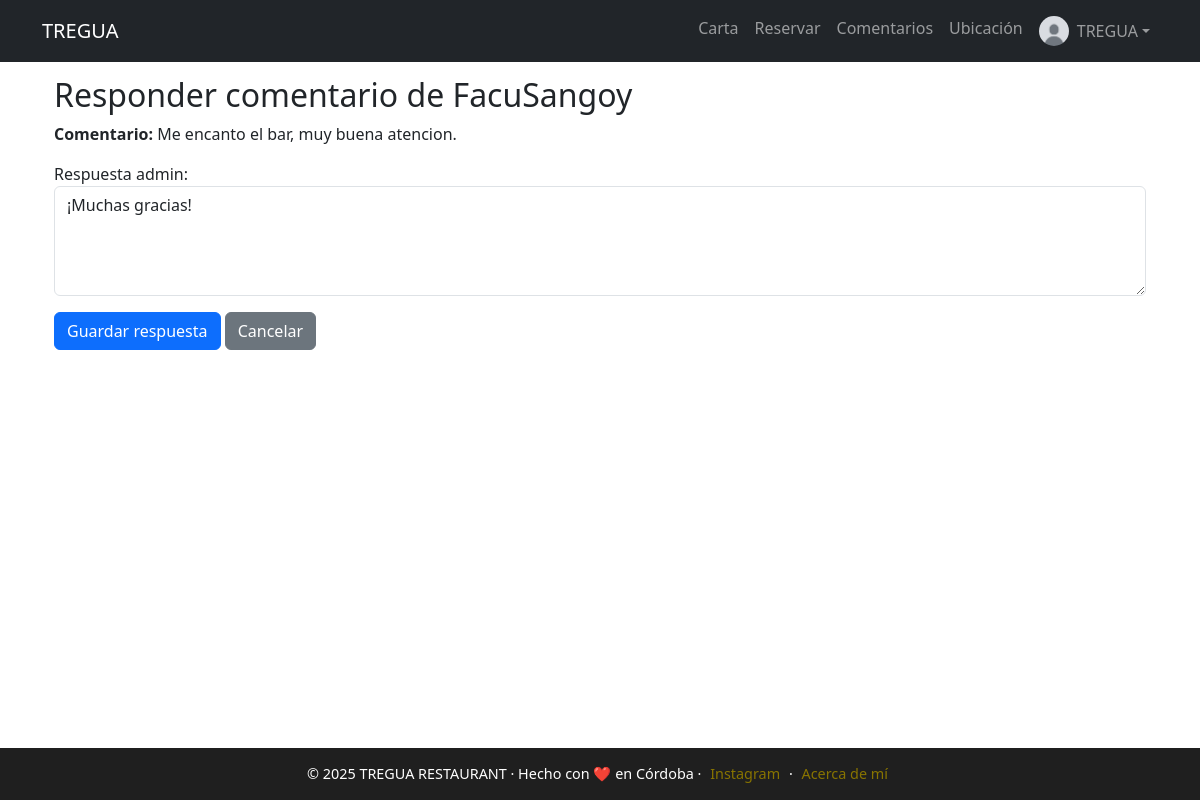
/bar/comentarios/12/responder/ (signed in), run on the app's committed database.
### cuentas/models.py (models this page shows, shortened)
class Profile(models.Model):
    user = models.OneToOneField(User, on_delete=models.CASCADE, related_name='profile')
    avatar = models.ImageField(upload_to='avatares/', blank=True, null=True)
    dni = models.CharField(max_length=20)
    telefono = models.CharField(max_length=20)

### bar/models.py (models this page shows, shortened)
class Comentario(models.Model):
    usuario = models.ForeignKey(User, on_delete=models.CASCADE)
    contenido = models.TextField()
    creado = models.DateTimeField(auto_now_add=True)
    respuesta_admin = models.TextField(blank=True, null=True)

### bar/views.py (the view)
# urls.py: path('comentarios/<int:pk>/responder/', views.responder_comentario, name='responder_comentario'),
@staff_member_required
def responder_comentario(request, pk):
    comentario = get_object_or_404(Comentario, pk=pk)
    if request.method == 'POST':
        form = RespuestaAdminForm(request.POST, instance=comentario)
        if form.is_valid():
            form.save()
            return redirect('comentarios')
    else:
        form = RespuestaAdminForm(instance=comentario)
    return render(request, 'bar/responder_comentario.html', {'form': form, 'comentario': comentario})

### bar/forms.py
class RespuestaAdminForm(forms.ModelForm):
    class Meta:
        model = Comentario
        fields = ['respuesta_admin']
        widgets = {
            'respuesta_admin': forms.Textarea(attrs={'rows': 4, 'class': 'form-control'}),
        }

### bar/templates/bar/responder_comentario.html (shortened to what this page needs)
{% extends 'bar/base.html' %}
{% block content %}
<div class="container mt-4">
    <h2>Responder comentario de {{ comentario.usuario.username }}</h2>
    <p><strong>Comentario:</strong> {{ comentario.contenido }}</p>
    <form method="post">
        {{ form.as_p }}
        <button type="submit" class="btn btn-primary">Guardar respuesta</button>
        <a href="{% url 'comentarios' %}" class="btn btn-secondary">Cancelar</a>
    </form>
</div>
{% endblock %}

### bar/templates/bar/base.html (shortened to what this page needs)
{% load static %}
<!DOCTYPE html>
<html lang="es">
<head>
        <link rel="stylesheet" href=".">
        <link href="https://cdn.jsdelivr.net/npm/bootstrap@5.3.0/dist/css/bootstrap.min.css" rel="stylesheet">
    {% block extra_head %}
        <link rel="stylesheet" href="https://unpkg.com/leaflet@1.9.4/dist/leaflet.css"/>
    {% endblock %}
</head>
<body class="d-flex flex-column min-vh-100">
<nav class="navbar navbar-expand-lg navbar-dark bg-dark fixed-top">
    <div class="container">
        <a class="navbar-brand" href="{% url 'inicio' %}">TREGUA</a>
        <div class="collapse navbar-collapse" id="navbarNav">
            <ul class="navbar-nav ms-auto">
                <li class="nav-item"><a class="nav-link" href="{% url 'carta' %}">Carta</a></li>
                <li class="nav-item"><a class="nav-link" href="{% url 'reserva' %}">Reservar</a></li>
                <li class="nav-item"><a class="nav-link" href="{% url 'comentarios' %}">Comentarios</a></li>
                <li class="nav-item"><a class="nav-link" href="{% url 'ubicacion' %}">Ubicación</a></li>
                {% if user.is_authenticated %}
                    <li class="nav-item dropdown">
                        <a class="nav-link dropdown-toggle d-flex align-items-center" href="#"
                           id="navbarDropdown" role="button" data-bs-toggle="dropdown" aria-expanded="false">
                            {% if user.profile.avatar %}
                                <img src="{{ user.profile.avatar.url }}" class="rounded-circle me-2" alt="Avatar" width="30" height="30">
                            {% else %}
                                <img src="/media/avatares/default-avatar.png" class="rounded-circle me-2" alt="Avatar" width="30" height="30">
                            {% endif %}
                            {{ user.username }}
                        </a>
                    </li>
                {% else %}
                    <li class="nav-item"><a class="nav-link" href="{% url 'login' %}">Iniciar sesión</a></li>
                    <li class="nav-item"><a class="nav-link" href="{% url 'signup' %}">Registrarse</a></li>
                {% endif %}
            </ul>
        </div>
    </div>
</nav>
<main class="flex-grow-1 container mt-5 pt-1">
    {% block content %}
    {% endblock %}
</main>
<footer>
    &copy; 2025 TREGUA RESTAURANT · Hecho con ❤️ en Córdoba ·
    <a href="https://www.instagram.com/treguarestaurant/" target="_blank">Instagram</a> ·
    <a href="{% url 'about' %}">Acerca de mí</a>
</footer>
</body>
</html>

### bar/templates/bar/base.html (style rules this page uses)
footer { background-color: #1f1f1f; color: #fff; padding: 15px 0; text-align: center; font-size: 0.9rem; width: 100%; }
footer a { color: #887400ff; margin: 0 5px; text-decoration: none; }
.nav-link, .dropdown-item { transition: color 0.5s ease; }

### data on the page
Comentario: usuario.username "FacuSangoy", contenido "Me encanto el bar, muy buena atencion.", respuesta_admin "¡Muchas gracias!"

### other printed values
{{ user.username }} "TREGUA"
